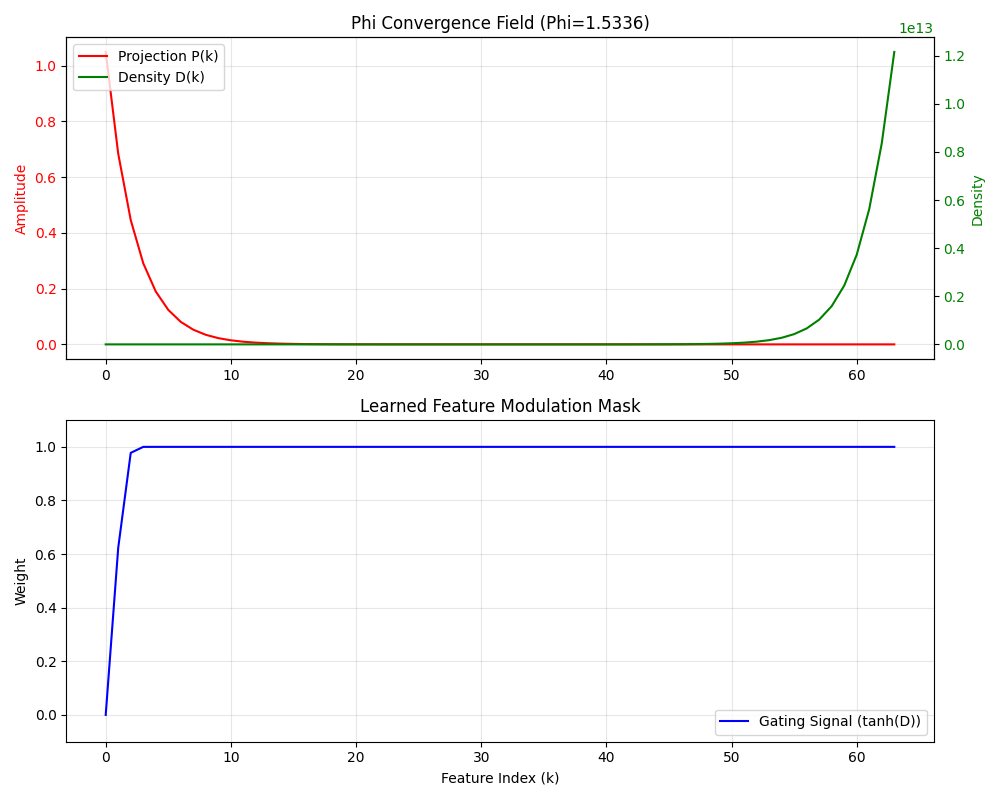

Python code for this plot:
#!/usr/bin/env python3
"""
Phi Convergence Layer Analysis
==============================
Visualizes the gating curve of the learned Phi Convergence Layer.
"""

import torch
import torch.nn as nn
import matplotlib.pyplot as plt
import numpy as np
from phi_convergence import PhiConvergenceLayer

def run_analysis():
    print("Running Phi Convergence Layer Analysis...")
    feature_dim = 64

    # Initialize model
    model = PhiConvergenceLayer(feature_dim, init_phi=1.618)

    # Simulate a "trained" state similar to the script output
    # Final Phi was around 1.533
    model.log_phi.data = torch.log(torch.tensor(1.533630))
    model.f.data = torch.tensor(1.0490)

    # Get metrics
    gate_curve, final_phi = model.get_field_metrics()

    k = model.k.detach().numpy()
    gate = gate_curve.detach().numpy()

    # Also calculate intermediate values for plotting
    phi = torch.exp(model.log_phi)
    projection = model.f * torch.pow(phi, -model.k)
    width = 2.0 * torch.abs(projection) + model.epsilon
    density = model.k / width

    proj_np = projection.detach().numpy()
    density_np = density.detach().numpy()

    fig, (ax1, ax2) = plt.subplots(2, 1, figsize=(10, 8))

    # Plot 1: Projection and Density
    ax1.plot(k, proj_np, 'r-', label='Projection P(k)')
    ax1.set_ylabel('Amplitude', color='r')
    ax1.tick_params(axis='y', labelcolor='r')

    ax1_twin = ax1.twinx()
    ax1_twin.plot(k, density_np, 'g-', label='Density D(k)')
    ax1_twin.set_ylabel('Density', color='g')
    ax1_twin.tick_params(axis='y', labelcolor='g')

    ax1.set_title(f"Phi Convergence Field (Phi={final_phi.item():.4f})")
    ax1.grid(True, alpha=0.3)

    # Combine legends
    lines, labels = ax1.get_legend_handles_labels()
    lines2, labels2 = ax1_twin.get_legend_handles_labels()
    ax1.legend(lines + lines2, labels + labels2, loc='upper left')

    # Plot 2: Final Gating Curve
    ax2.plot(k, gate, 'b-', label='Gating Signal (tanh(D))')
    ax2.set_title("Learned Feature Modulation Mask")
    ax2.set_xlabel("Feature Index (k)")
    ax2.set_ylabel("Weight")
    ax2.set_ylim(-0.1, 1.1)
    ax2.legend()
    ax2.grid(True, alpha=0.3)

    plt.tight_layout()
    plt.savefig("phi_convergence_analysis.png")
    print("Analysis complete. Visualization saved to phi_convergence_analysis.png")

if __name__ == "__main__":
    run_analysis()
